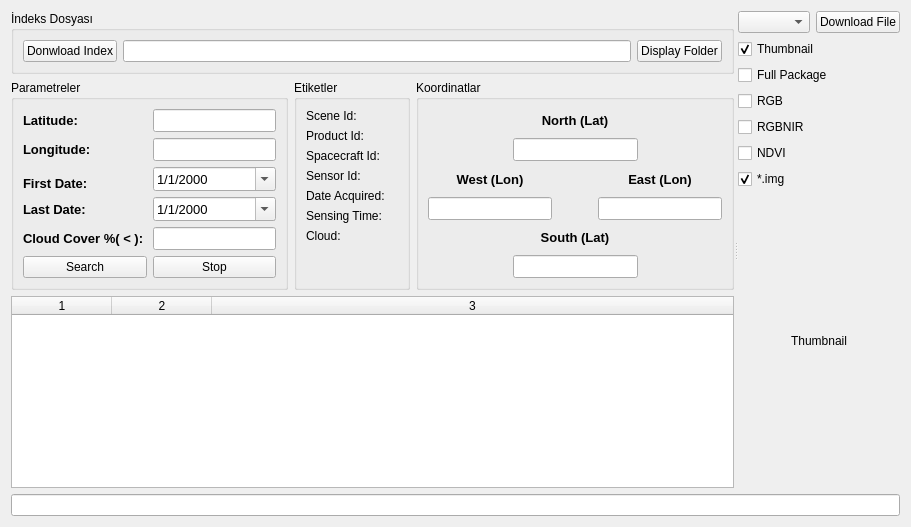
      <widget class="QWidget" name="tab_1_gcs_ls8">
       <attribute name="title">
        <string>Landsat 8</string>
       </attribute>
       <layout class="QGridLayout" name="gridLayout_3">
        <item row="1" column="0">
         <widget class="QLineEdit" name="lineEdit_Info_LS8">
          <property name="readOnly">
           <bool>true</bool>
          </property>
          <property name="clearButtonEnabled">
           <bool>true</bool>
          </property>
         </widget>
        </item>
        <item row="0" column="0">
         <widget class="QSplitter" name="splitter_2">
          <property name="orientation">
           <enum>Qt::Horizontal</enum>
          </property>
          <widget class="QWidget" name="layoutWidget">
           <layout class="QVBoxLayout" name="verticalLayout_5">
            <item>
             <widget class="QGroupBox" name="groupBox">
              <property name="title">
               <string>İndeks Dosyası</string>
              </property>
              <layout class="QHBoxLayout" name="horizontalLayout_5">
               <item>
                <widget class="QPushButton" name="pushButton_DownloadIndex_LS8">
                 <property name="text">
                  <string>Donwload Index</string>
                 </property>
                </widget>
               </item>
               <item>
                <widget class="QLineEdit" name="lineEdit_Index_LS8"/>
               </item>
               <item>
                <widget class="QPushButton" name="pushButton_ShowIndex_LS8">
                 <property name="text">
                  <string>Display Folder</string>
                 </property>
                </widget>
               </item>
              </layout>
             </widget>
            </item>
            <item>
             <layout class="QHBoxLayout" name="horizontalLayout_6">
              <item>
               <widget class="QGroupBox" name="groupBox_Parameters">
                <property name="title">
                 <string>Parametreler</string>
                </property>
                <layout class="QGridLayout" name="gridLayout_2">
                 <item row="0" column="0">
                  <widget class="QLabel" name="Label_Lat_LS8">
                   <property name="font">
                    <font>
                     <pointsize>10</pointsize>
                     <weight>75</weight>
                     <bold>true</bold>
                    </font>
                   </property>
                   <property name="text">
                    <string>Latitude: </string>
                   </property>
                  </widget>
                 </item>
                 <item row="1" column="0">
                  <widget class="QLabel" name="Label_Lon_LS8">
                   <property name="font">
                    <font>
                     <pointsize>10</pointsize>
                     <weight>75</weight>
                     <bold>true</bold>
                    </font>
                   </property>
                   <property name="text">
                    <string>Longitude:</string>
                   </property>
                  </widget>
                 </item>
                 <item row="5" column="1">
                  <widget class="QLineEdit" name="LineEdit_Cloud_LS8">
                   <property name="font">
                    <font>
                     <pointsize>10</pointsize>
                    </font>
                   </property>
                   <property name="inputMethodHints">
                    <set>Qt::ImhFormattedNumbersOnly</set>
                   </property>
                  </widget>
                 </item>
                 <item row="4" column="1">
                  <widget class="QDateEdit" name="dateEdit_last_LS8">
                   <property name="font">
                    <font>
                     <pointsize>10</pointsize>
                    </font>
                   </property>
                   <property name="currentSection">
                    <enum>QDateTimeEdit::DaySection</enum>
                   </property>
                   <property name="displayFormat">
                    <string>d/M/yyyy</string>
                   </property>
                   <property name="calendarPopup">
                    <bool>true</bool>
                   </property>
                  </widget>
                 </item>
                 <item row="5" column="0">
                  <widget class="QLabel" name="Label_Cloud_LS8">
                   <property name="font">
                    <font>
                     <pointsize>10</pointsize>
                     <weight>75</weight>
                     <bold>true</bold>
                    </font>
                   </property>
                   <property name="text">
                    <string>Cloud Cover %( &lt; ): </string>
                   </property>
                  </widget>
                 </item>
                 <item row="4" column="0">
                  <widget class="QLabel" name="Label_LastDate_LS8">
                   <property name="font">
                    <font>
                     <pointsize>10</pointsize>
                     <weight>75</weight>
                     <bold>true</bold>
                    </font>
                   </property>
                   <property name="text">
                    <string>Last Date: </string>
                   </property>
                  </widget>
                 </item>
                 <item row="1" column="1">
                  <widget class="QLineEdit" name="LineEdit_Lon_LS8">
                   <property name="font">
                    <font>
                     <pointsize>10</pointsize>
                    </font>
                   </property>
                   <property name="inputMethodHints">
                    <set>Qt::ImhFormattedNumbersOnly</set>
                   </property>
                  </widget>
                 </item>
                 <item row="0" column="1">
                  <widget class="QLineEdit" name="LineEdit_Lat_LS8">
                   <property name="font">
                    <font>
                     <pointsize>10</pointsize>
                    </font>
                   </property>
                   <property name="inputMethodHints">
                    <set>Qt::ImhFormattedNumbersOnly</set>
                   </property>
                  </widget>
                 </item>
                 <item row="3" column="0">
                  <widget class="QLabel" name="Label_FirstDate_LS8">
                   <property name="font">
                    <font>
                     <pointsize>10</pointsize>
                     <weight>75</weight>
                     <bold>true</bold>
                    </font>
                   </property>
                   <property name="text">
                    <string>First Date:</string>
                   </property>
                  </widget>
                 </item>
                 <item row="2" column="1" rowspan="2">
                  <widget class="QDateEdit" name="dateEdit_first_LS8">
                   <property name="font">
                    <font>
                     <pointsize>10</pointsize>
                    </font>
                   </property>
                   <property name="currentSection">
                    <enum>QDateTimeEdit::DaySection</enum>
                   </property>
                   <property name="displayFormat">
                    <string>d/M/yyyy</string>
                   </property>
                   <property name="calendarPopup">
                    <bool>true</bool>
                   </property>
                  </widget>
                 </item>
                 <item row="6" column="0">
                  <widget class="QPushButton" name="pushButton_search_LS8">
                   <property name="text">
                    <string>Search</string>
                   </property>
                  </widget>
                 </item>
                 <item row="6" column="1">
                  <widget class="QPushButton" name="pushButton_stop_LS8">
                   <property name="text">
                    <string>Stop</string>
                   </property>
                  </widget>
                 </item>
                </layout>
               </widget>
              </item>
              <item>
               <widget class="QGroupBox" name="groupBox_Labels">
                <property name="title">
                 <string>Etiketler</string>
                </property>
                <layout class="QHBoxLayout" name="horizontalLayout_4">
                 <item>
                  <layout class="QFormLayout" name="formLayout">
                   <item row="0" column="0">
                    <widget class="QLabel" name="Label_SceneId_LS8">
                     <property name="text">
                      <string>Scene Id:</string>
                     </property>
                    </widget>
                   </item>
                   <item row="0" column="1">
                    <widget class="QLabel" name="label_1_LS8">
                     <property name="layoutDirection">
                      <enum>Qt::LeftToRight</enum>
                     </property>
                     <property name="text">
                      <string/>
                     </property>
                    </widget>
                   </item>
                   <item row="1" column="0">
                    <widget class="QLabel" name="Label_ProductId_LS8">
                     <property name="text">
                      <string>Product Id:</string>
                     </property>
                    </widget>
                   </item>
                   <item row="1" column="1">
                    <widget class="QLabel" name="label_2_LS8">
                     <property name="text">
                      <string/>
                     </property>
                    </widget>
                   </item>
                   <item row="2" column="0">
                    <widget class="QLabel" name="Label_SpacecraftId_LS8">
                     <property name="text">
                      <string>Spacecraft Id:</string>
                     </property>
                    </widget>
                   </item>
                   <item row="2" column="1">
                    <widget class="QLabel" name="label_3_LS8">
                     <property name="text">
                      <string/>
                     </property>
                    </widget>
                   </item>
                   <item row="3" column="0">
                    <widget class="QLabel" name="Label_SensorId_LS8">
                     <property name="text">
                      <string>Sensor Id: </string>
                     </property>
                    </widget>
                   </item>
                   <item row="3" column="1">
                    <widget class="QLabel" name="label_4_LS8">
                     <property name="text">
                      <string/>
                     </property>
                    </widget>
                   </item>
                   <item row="4" column="0">
                    <widget class="QLabel" name="Label_DateAcquired_LS8">
                     <property name="text">
                      <string>Date Acquired:</string>
                     </property>
                    </widget>
                   </item>
                   <item row="4" column="1">
                    <widget class="QLabel" name="label_5_LS8">
                     <property name="text">
                      <string/>
                     </property>
                    </widget>
                   </item>
                   <item row="5" column="0">
                    <widget class="QLabel" name="Label_SensingTime_LS8">
                     <property name="text">
                      <string>Sensing Time:</string>
                     </property>
                    </widget>
                   </item>
                   <item row="5" column="1">
                    <widget class="QLabel" name="label_6_LS8">
                     <property name="text">
                      <string/>
                     </property>
                    </widget>
                   </item>
                   <item row="6" column="0">
                    <widget class="QLabel" name="Label_CloudCover_LS8">
                     <property name="text">
                      <string>Cloud:</string>
                     </property>
                    </widget>
                   </item>
                   <item row="6" column="1">
                    <widget class="QLabel" name="label_7_LS8">
                     <property name="text">
                      <string/>
                     </property>
                    </widget>
                   </item>
                  </layout>
                 </item>
                </layout>
               </widget>
              </item>
              <item>
               <widget class="QGroupBox" name="groupBox_Coordinates">
                <property name="title">
                 <string>Koordinatlar</string>
                </property>
                <layout class="QGridLayout" name="gridLayout_6">
                 <item row="0" column="0">
                  <layout class="QGridLayout" name="gridLayout_5">
                   <item row="0" column="0">
                    <layout class="QVBoxLayout" name="verticalLayout">
                     <item>
                      <widget class="QLabel" name="Label_North_LS8">
                       <property name="font">
                        <font>
                         <pointsize>10</pointsize>
                         <weight>75</weight>
                         <bold>true</bold>
                        </font>
                       </property>
                       <property name="text">
                        <string>North (Lat)</string>
                       </property>
                       <property name="alignment">
                        <set>Qt::AlignCenter</set>
                       </property>
                      </widget>
                     </item>
                     <item>
                      <layout class="QHBoxLayout" name="horizontalLayout_2">
                       <item>
                        <spacer name="horizontalSpacer">
                         <property name="orientation">
                          <enum>Qt::Horizontal</enum>
                         </property>
                         <property name="sizeHint" stdset="0">
                          <size>
                           <width>40</width>
                           <height>20</height>
                          </size>
                         </property>
                        </spacer>
                       </item>
                       <item>
                        <widget class="QLineEdit" name="LineEdit_North_LS8">
                         <property name="font">
                          <font>
                           <pointsize>10</pointsize>
                          </font>
                         </property>
                         <property name="inputMethodHints">
                          <set>Qt::ImhFormattedNumbersOnly</set>
                         </property>
                         <property name="text">
                          <string/>
                         </property>
                        </widget>
                       </item>
                       <item>
                        <spacer name="horizontalSpacer_2">
                         <property name="orientation">
                          <enum>Qt::Horizontal</enum>
                         </property>
                         <property name="sizeHint" stdset="0">
                          <size>
                           <width>40</width>
                           <height>20</height>
                          </size>
                         </property>
                        </spacer>
                       </item>
                      </layout>
                     </item>
                    </layout>
                   </item>
                   <item row="1" column="0">
                    <layout class="QHBoxLayout" name="horizontalLayout">
                     <item>
                      <layout class="QVBoxLayout" name="verticalLayout_3">
                       <item>
                        <widget class="QLabel" name="Label_West_LS8">
                         <property name="font">
                          <font>
                           <pointsize>10</pointsize>
                           <weight>75</weight>
                           <bold>true</bold>
                          </font>
                         </property>
                         <property name="text">
                          <string>West (Lon)</string>
                         </property>
                         <property name="alignment">
                          <set>Qt::AlignCenter</set>
                         </property>
                        </widget>
                       </item>
                       <item>
                        <widget class="QLineEdit" name="LineEdit_West_LS8">
                         <property name="font">
                          <font>
                           <pointsize>10</pointsize>
                          </font>
                         </property>
                         <property name="inputMethodHints">
                          <set>Qt::ImhFormattedNumbersOnly</set>
                         </property>
                         <property name="text">
                          <string/>
                         </property>
                        </widget>
                       </item>
                      </layout>
                     </item>
                     <item>
                      <spacer name="horizontalSpacer_5">
                       <property name="orientation">
                        <enum>Qt::Horizontal</enum>
                       </property>
                       <property name="sizeHint" stdset="0">
                        <size>
                         <width>40</width>
                         <height>20</height>
                        </size>
                       </property>
                      </spacer>
                     </item>
                     <item>
                      <layout class="QVBoxLayout" name="verticalLayout_4">
                       <item>
                        <widget class="QLabel" name="Label_East_LS8">
                         <property name="font">
                          <font>
                           <pointsize>10</pointsize>
                           <weight>75</weight>
                           <bold>true</bold>
                          </font>
                         </property>
                         <property name="text">
                          <string>East (Lon)</string>
                         </property>
                         <property name="alignment">
                          <set>Qt::AlignCenter</set>
                         </property>
                        </widget>
                       </item>
                       <item>
                        <widget class="QLineEdit" name="LineEdit_East_LS8">
                         <property name="font">
                          <font>
                           <pointsize>10</pointsize>
                          </font>
                         </property>
                         <property name="inputMethodHints">
                          <set>Qt::ImhFormattedNumbersOnly</set>
                         </property>
                         <property name="text">
                          <string/>
                         </property>
                        </widget>
                       </item>
                      </layout>
                     </item>
                    </layout>
                   </item>
                   <item row="2" column="0">
                    <layout class="QVBoxLayout" name="verticalLayout_2">
                     <item>
                      <widget class="QLabel" name="Label_South_LS8">
                       <property name="font">
                        <font>
                         <pointsize>10</pointsize>
                         <weight>75</weight>
                         <bold>true</bold>
                        </font>
                       </property>
                       <property name="text">
                        <string>South (Lat)</string>
                       </property>
                       <property name="alignment">
                        <set>Qt::AlignCenter</set>
                       </property>
                      </widget>
                     </item>
                     <item>
                      <layout class="QHBoxLayout" name="horizontalLayout_3">
                       <item>
                        <spacer name="horizontalSpacer_3">
                         <property name="orientation">
                          <enum>Qt::Horizontal</enum>
                         </property>
                         <property name="sizeHint" stdset="0">
                          <size>
                           <width>40</width>
                           <height>20</height>
                          </size>
                         </property>
                        </spacer>
                       </item>
                       <item>
                        <widget class="QLineEdit" name="LineEdit_South_LS8">
                         <property name="font">
                          <font>
                           <pointsize>10</pointsize>
                          </font>
                         </property>
                         <property name="inputMethodHints">
                          <set>Qt::ImhFormattedNumbersOnly</set>
                         </property>
                         <property name="text">
                          <string/>
                         </property>
                        </widget>
                       </item>
                       <item>
                        <spacer name="horizontalSpacer_4">
                         <property name="orientation">
                          <enum>Qt::Horizontal</enum>
                         </property>
                         <property name="sizeHint" stdset="0">
                          <size>
                           <width>40</width>
                           <height>20</height>
                          </size>
                         </property>
                        </spacer>
                       </item>
                      </layout>
                     </item>
                    </layout>
                   </item>
                  </layout>
                 </item>
                </layout>
               </widget>
              </item>
             </layout>
            </item>
            <item>
             <widget class="QTableWidget" name="tableWidget_datas_LS8">
              <property name="layoutDirection">
               <enum>Qt::LeftToRight</enum>
              </property>
              <property name="dragEnabled">
               <bool>true</bool>
              </property>
              <property name="alternatingRowColors">
               <bool>true</bool>
              </property>
              <property name="selectionBehavior">
               <enum>QAbstractItemView::SelectRows</enum>
              </property>
              <property name="gridStyle">
               <enum>Qt::SolidLine</enum>
              </property>
              <property name="sortingEnabled">
               <bool>true</bool>
              </property>
              <property name="columnCount">
               <number>3</number>
              </property>
              <attribute name="horizontalHeaderCascadingSectionResizes">
               <bool>true</bool>
              </attribute>
              <attribute name="horizontalHeaderStretchLastSection">
               <bool>true</bool>
              </attribute>
              <attribute name="verticalHeaderCascadingSectionResizes">
               <bool>true</bool>
              </attribute>
              <attribute name="verticalHeaderShowSortIndicator" stdset="0">
               <bool>true</bool>
              </attribute>
              <attribute name="verticalHeaderStretchLastSection">
               <bool>true</bool>
              </attribute>
              <column/>
              <column/>
              <column/>
             </widget>
            </item>
           </layout>
          </widget>
          <widget class="QWidget" name="layoutWidget">
           <layout class="QGridLayout" name="gridLayout">
            <item row="1" column="0">
             <widget class="QCheckBox" name="checkBox_Thumbnail_LS8">
              <property name="text">
               <string>Thumbnail</string>
              </property>
              <property name="checked">
               <bool>true</bool>
              </property>
             </widget>
            </item>
            <item row="5" column="0">
             <widget class="QCheckBox" name="checkBox_Ndvi_LS8">
              <property name="text">
               <string>NDVI</string>
              </property>
             </widget>
            </item>
            <item row="2" column="0">
             <widget class="QCheckBox" name="checkBox_FullPackage_LS8">
              <property name="text">
               <string>Full Package</string>
              </property>
             </widget>
            </item>
            <item row="3" column="0">
             <widget class="QCheckBox" name="checkBox_Rgb_LS8">
              <property name="text">
               <string>RGB</string>
              </property>
             </widget>
            </item>
            <item row="7" column="0">
             <widget class="QLabel" name="L8_Label">
              <property name="text">
               <string>&lt;html&gt;&lt;head/&gt;&lt;body&gt;&lt;p align=&quot;center&quot;&gt;Thumbnail&lt;/p&gt;&lt;/body&gt;&lt;/html&gt;</string>
              </property>
             </widget>
            </item>
            <item row="0" column="0">
             <layout class="QHBoxLayout" name="horizontalLayout_7">
              <item>
               <widget class="QComboBox" name="comboBox_Bands_LS8"/>
              </item>
              <item>
               <widget class="QPushButton" name="pushButton_DownloadImage_LS8">
                <property name="text">
                 <string>Download File</string>
                </property>
               </widget>
              </item>
             </layout>
            </item>
            <item row="4" column="0">
             <widget class="QCheckBox" name="checkBox_RgbNir_LS8">
              <property name="text">
               <string>RGBNIR</string>
              </property>
             </widget>
            </item>
            <item row="6" column="0">
             <widget class="QCheckBox" name="checkBox_Img_LS8">
              <property name="text">
               <string>*.img</string>
              </property>
              <property name="checked">
               <bool>true</bool>
              </property>
             </widget>
            </item>
           </layout>
          </widget>
         </widget>
        </item>
       </layout>
      </widget>
